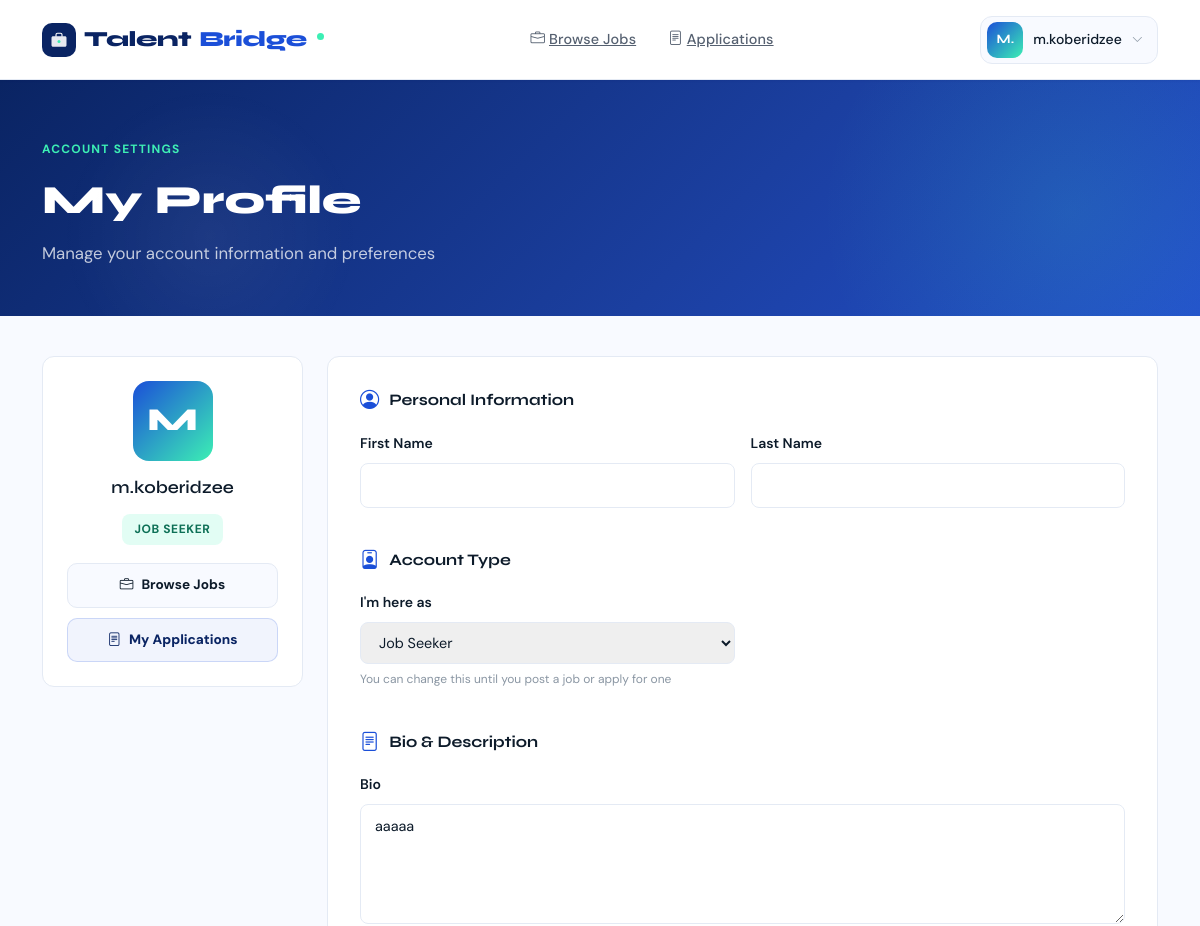
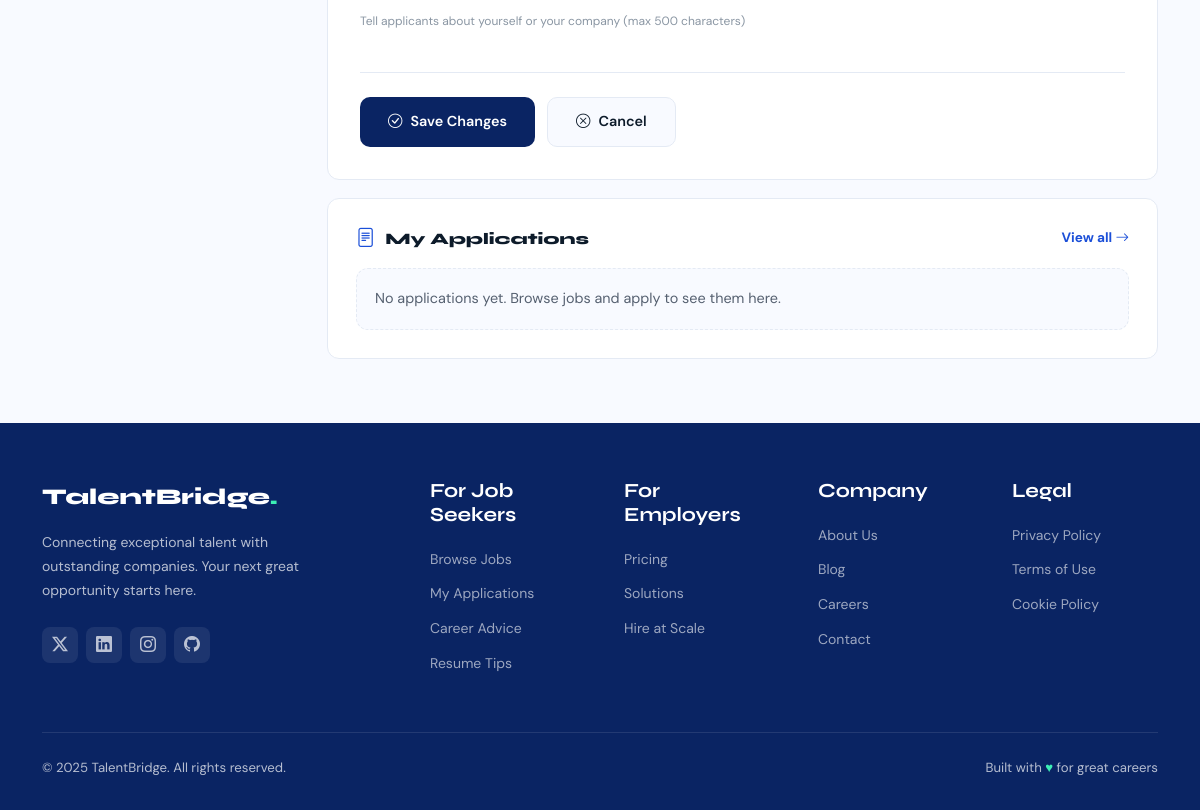
/accounts/profile/ (signed in), run on an earlier commit of the app's database (2 pictures, top to bottom).
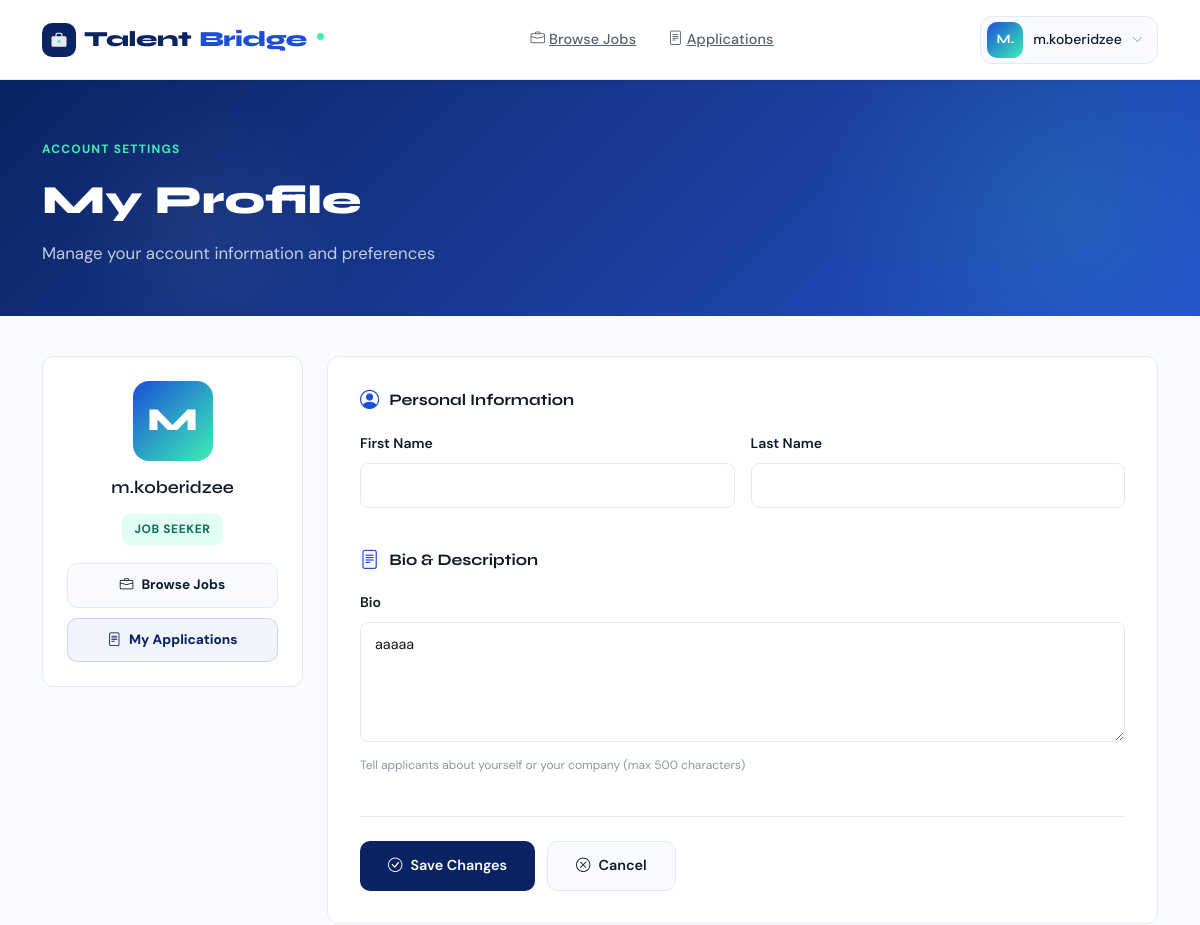
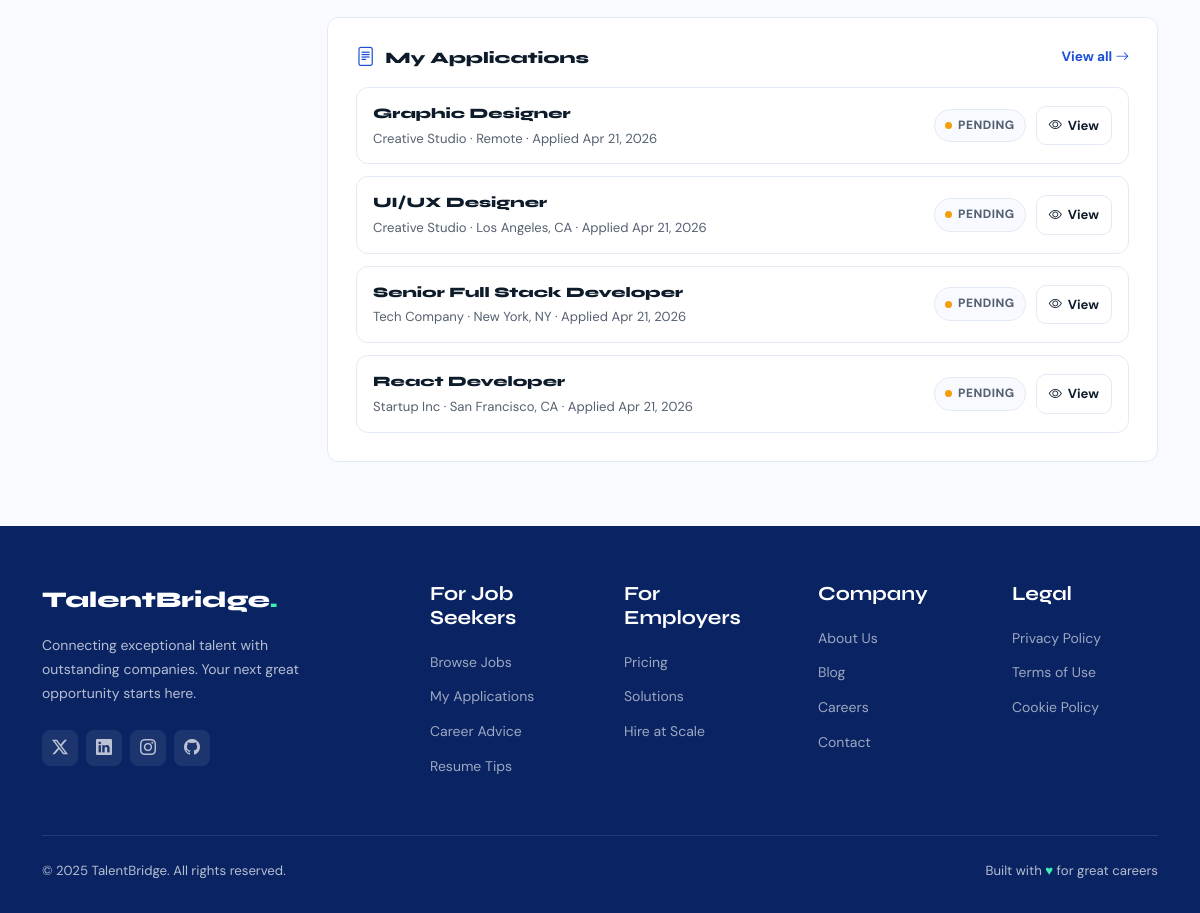
And on a later commit of the database (2 pictures, top to bottom).
### accounts/models.py (models this page shows, shortened)
class Profile(models.Model):
    user = models.OneToOneField(User, on_delete=models.CASCADE)
    is_employer = models.BooleanField(default=False)
    role_selected_at = models.DateTimeField(null=True, blank=True)
    company_name = models.CharField(max_length=100, blank=True)
    bio = models.TextField(blank=True)
    @property
    def can_change_role(self) -> bool:
        if not self.user_id:
            return True
        Job = apps.get_model("jobs", "Job")
        Application = apps.get_model("jobs", "Application")
        has_jobs = Job.objects.filter(posted_by_id=self.user_id).exists()
        has_applications = Application.objects.filter(applicant_id=self.user_id).exists()
        return not (has_jobs or has_applications)

### jobs/models.py (models this page shows, shortened)
class Application(models.Model):
    job = models.ForeignKey(Job, on_delete=models.CASCADE, related_name="applications")
    applicant = models.ForeignKey(User, on_delete=models.CASCADE)
    cover_letter = models.TextField()
    resume = models.FileField(upload_to='resumes/', null=True, blank=True)
    applied_at = models.DateTimeField(auto_now_add=True)
    STATUS_CHOICES = [
        ("pending", "Pending"),
        ("reviewing", "Reviewing"),
        ("shortlisted", "Shortlisted"),
        ("accepted", "Accepted"),
        ("rejected", "Rejected"),
    ]
    status = models.CharField(
        max_length=20,
        choices=STATUS_CHOICES,
        default="pending",
    )
    class Meta:
        unique_together = ['job', 'applicant']

class Job(models.Model):
    JOB_TYPE_CHOICES = [
        ("full_time", "Full-time"),
        ("part_time", "Part-time"),
        ("contract", "Contract"),
        ("freelance", "Freelance"),
        ("internship", "Internship"),
    ]
    EXPERIENCE_LEVEL_CHOICES = [
        ("entry", "Entry Level"),
        ("mid", "Mid Level"),
        ("senior", "Senior"),
        ("lead", "Lead / Manager"),
    ]
    title = models.CharField(max_length=200)
    description = models.TextField()
    company = models.CharField(max_length=100)
    location = models.CharField(max_length=100)
    job_type = models.CharField(max_length=20, choices=JOB_TYPE_CHOICES, blank=True)
    category = models.ForeignKey(Category, on_delete=models.SET_NULL, null=True, blank=True)
    experience_level = models.CharField(
        max_length=20, choices=EXPERIENCE_LEVEL_CHOICES, blank=True
    )
    is_remote = models.BooleanField(default=False)
    salary_min = models.DecimalField(max_digits=10, decimal_places=2, null=True, blank=True)
    salary_max = models.DecimalField(max_digits=10, decimal_places=2, null=True, blank=True)
    deadline = models.DateField(null=True, blank=True)
    requirements = models.TextField(blank=True)
    benefits = models.TextField(blank=True)
    salary = models.DecimalField(max_digits=10, decimal_places=2, null=True, blank=True)
    posted_by = models.ForeignKey(User, on_delete=models.CASCADE)
    created_at = models.DateTimeField(auto_now_add=True)
    updated_at = models.DateTimeField(auto_now=True)

### accounts/views.py (the view)
# urls.py: path('profile/', views.profile, name='profile'),
@login_required
def profile(request):
    profile, created = Profile.objects.get_or_create(user=request.user)
    if request.method == 'POST':
        form = ProfileForm(request.POST, instance=profile, user=request.user)
        if form.is_valid():
            form.save()
            return redirect('profile')
    else:
        form = ProfileForm(instance=profile, user=request.user)
    seeker_applications = Application.objects.none()
    employer_jobs = Job.objects.none()
    if hasattr(request.user, "profile") and request.user.profile.is_employer:
        employer_jobs = (
            Job.objects.filter(posted_by=request.user)
            .annotate(applications_count=Count("applications", distinct=True))
            .order_by("-created_at")
        )
    else:
        seeker_applications = (
            Application.objects.filter(applicant=request.user)
            .select_related("job")
            .order_by("-applied_at")
        )
    return render(
        request,
        "accounts/profile.html",
        {
            "form": form,
            "seeker_applications": seeker_applications,
            "employer_jobs": employer_jobs,
        },
    )

### accounts/templates/accounts/profile.html (shortened to what the changed rows need)
{% extends 'base.html' %} {% block title %}My Profile — TalentBridge{% endblock %}
{% block page_header %}
<div class="page-header">
  <div class="container">
    <div class="animate-in">
      <h1
        style="
          color: #fff;
          font-size: 2.5rem;
          font-weight: 800;
          margin: 16px 0;
          font-family: &quot;Syne&quot;, sans-serif;
        "
      >
        My Profile
      </h1>
    </div>
  </div>
</div>
{% endblock %} {% block content %}
<div class="row g-4">
  <div class="col-lg-9">
    <div
      style="
        background: var(--surface-card);
        border: 1.5px solid var(--border);
        border-radius: var(--radius);
        padding: 32px;
      "
    >
      <form method="post" class="animate-in">
        {% if user.profile.can_change_role %}
        <div style="margin-bottom: 40px">
          <h4
            style="
              font-size: 1rem;
              font-weight: 700;
              color: var(--text-primary);
              margin-bottom: 20px;
              font-family: &quot;Syne&quot;, sans-serif;
              display: flex;
              align-items: center;
              gap: 10px;
            "
          >
            <i
              class="bi bi-person-badge"
              style="color: var(--primary-light); font-size: 1.2rem"
            ></i>
            Account Type
          </h4>
          <div class="row g-3">
            <div class="col-md-6">
              <label
                for="{{ form.role.id_for_label }}"
                style="
                  display: block;
                  font-size: 0.875rem;
                  font-weight: 600;
                  color: var(--text-primary);
                  margin-bottom: 8px;
                "
              >
                I'm here as
              </label>
              {{ form.role }}
              <small
                style="
                  color: var(--text-muted);
                  font-size: 0.75rem;
                  margin-top: 6px;
                  display: block;
                "
                >You can change this until you post a job or apply for one</small
              >
            </div>
          </div>
        </div>
        {% endif %}
        <div style="margin-bottom: 40px">
          {% for field in form %} {% if field.name == 'bio' %}
          <div class="mb-3">
            <label
              for="{{ field.id_for_label }}"
              style="
                display: block;
                font-size: 0.875rem;
                font-weight: 600;
                color: var(--text-primary);
                margin-bottom: 8px;
              "
            >
              {{ field.label }}
            </label>
            {{ field }}
            <small
              style="
                color: var(--text-muted);
                font-size: 0.75rem;
                margin-top: 6px;
                display: block;
              "
              >Tell applicants about yourself or your company (max 500
              characters)</small
            >
          </div>
          {% endif %} {% endfor %}
        </div>
      </form>
    </div>
    {% if not user.profile.is_employer %}
    <div
      id="my-applications"
      style="
        margin-top: 18px;
        background: var(--surface-card);
        border: 1.5px solid var(--border);
        border-radius: var(--radius);
        padding: 28px;
      "
      class="animate-in"
    >
      <div
        style="
          display:flex;
          align-items:center;
          justify-content:space-between;
          gap: 12px;
          margin-bottom: 18px;
          flex-wrap: wrap;
        "
      >
        <h4
          style="
            font-size: 1rem;
            font-weight: 800;
            color: var(--text-primary);
            margin: 0;
            font-family: &quot;Syne&quot;, sans-serif;
            display: flex;
            align-items: center;
            gap: 10px;
          "
        >
        </h4>
        <a
          href="{% url 'my_applications' %}"
          style="
            font-size: 0.85rem;
            font-weight: 700;
            color: var(--primary-light);
            text-decoration: none;
          "
        >
        </a>
      </div>
      {% if seeker_applications %}
      <div style="display:flex;flex-direction:column;gap:12px;">
        {% for application in seeker_applications %}
        <div
          style="
            border: 1px solid var(--border);
            border-radius: 12px;
            padding: 14px 16px;
            background: #fff;
            display:flex;
            align-items:center;
            justify-content:space-between;
            gap: 14px;
            flex-wrap: wrap;
          "
        >
          <div style="min-width: 240px; flex: 1;">
            <div style="font-weight:800;font-size:0.9rem;color:var(--text-primary);font-family:&quot;Syne&quot;,sans-serif;">
              {{ application.job.title }}
            </div>
            <div style="font-size:0.82rem;color:var(--text-secondary);margin-top:2px;">
              {{ application.job.company }} · {{ application.job.location }} · Applied {{ application.applied_at|date:"M d, Y" }}
            </div>
          </div>
          <div style="display:flex;align-items:center;gap:10px;">
            <span
              style="
                display:inline-flex;
                align-items:center;
                gap:6px;
                padding: 6px 10px;
                border-radius: 999px;
                font-size: 0.75rem;
                font-weight: 800;
                letter-spacing: 0.04em;
                text-transform: uppercase;
                border: 1px solid var(--border);
                background: var(--surface);
                color: var(--text-secondary);
              "
            >
              <span
                style="
                  width: 7px;
                  height: 7px;
                  border-radius: 50%;
                  background:
                    {% if application.status == 'accepted' %}#22C55E
                    {% elif application.status == 'rejected' %}#EF4444
                    {% elif application.status == 'shortlisted' %}#8B5CF6
                    {% elif application.status == 'reviewing' %}var(--primary-light)
                    {% else %}#F59E0B{% endif %};
                "
              ></span>
              {{ application.get_status_display }}
            </span>
            <a
              href="{% url 'job_detail' application.job.pk %}"
              style="
                padding: 8px 12px;
                border-radius: 10px;
                border: 1.5px solid var(--border);
                background: #fff;
                color: var(--text-primary);
                font-weight: 700;
                font-size: 0.82rem;
                text-decoration: none;
                display:inline-flex;
                align-items:center;
                gap: 6px;
                transition: all 0.2s;
              "
            >
              <i class="bi bi-eye"></i>View
            </a>
          </div>
        </div>
        {% endfor %}
      </div>
      {% else %}
      <div
        style="
          background: var(--surface);
          border: 1px dashed var(--border);
          border-radius: 12px;
          padding: 18px;
          color: var(--text-secondary);
          font-size: 0.9rem;
        "
      >
        No applications yet. Browse jobs and apply to see them here.
      </div>
      {% endif %}
    </div>
    {% endif %}
  </div>
</div>
{% endblock %}

What changed in the data, as far as the page shows it:
added Application: job "Graphic Designer", job.company "Creative Studio", job.location "Remote", applied_at "Apr 21, 2026", status "PENDING"
added Application: job "UI/UX Designer", job.company "Creative Studio", job.location "Los Angeles, CA", applied_at "Apr 21, 2026", status "PENDING"
added Application: job "Senior Full Stack Developer", job.company "Tech Company", job.location "New York, NY", applied_at "Apr 21, 2026", status "PENDING"
added Application: job "React Developer", job.company "Startup Inc", job.location "San Francisco, CA", applied_at "Apr 21, 2026", status "PENDING"
Also different on the page:
form field role: "Job Seeker" → (not shown)
text no longer shown: "Account Type I'm here as You can change this until you post a job or apply for one No applications yet. Browse jobs and apply to see them here."
